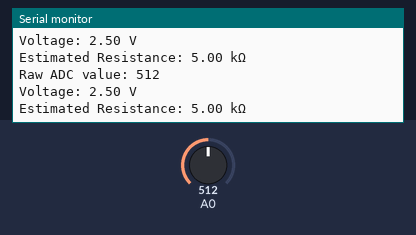
A sketch run on a simulated Arduino Uno, built with avr-gcc and run on an emulated ATmega328P. Parts: the last lines printed to the serial monitor. The test bench sets the inputs (shaded band); at power-on: A0 = 512.

Above: at 1.2 s.
1.3 s: A0 set to 107
At 1.76 s:
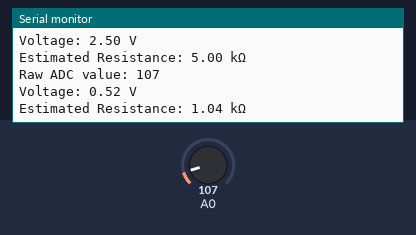
4.3 s: A0 set to 95
At 4.82 s:
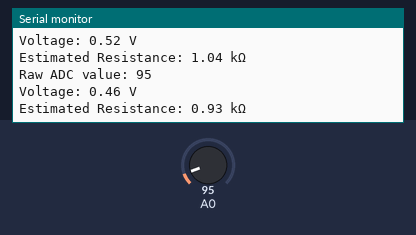
Timing chart, 0 to 7.3 s (numbered marks = the images above; inputs shaded):
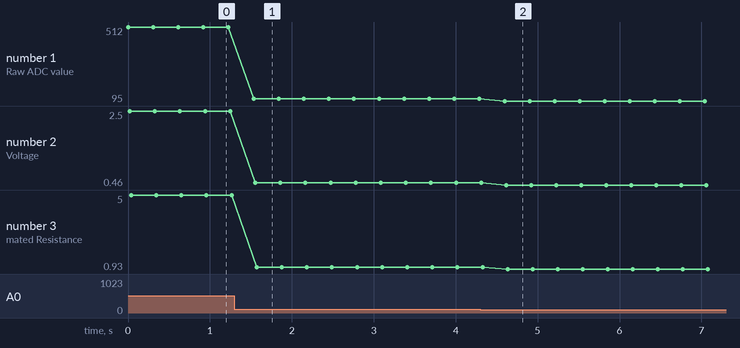

The sketch:

Potentiometer.ino
```cpp
/*
 * Reading a Potentiometer (Variable Resistor) with Arduino
 * ---------------------------------------------------------
 * This program reads an analog voltage from pin A0, converts it to:
 *   - A raw ADC value (0–1023)
 *   - A voltage in volts (0–5V)
 *   - An estimated resistance value (0–10kΩ)
 *
 * Hardware Setup:
 * - Connect one side of the potentiometer to GND
 * - The other side to 5V
 * - The middle pin (wiper) to analog pin A0
 */

void setup() {
  Serial.begin(9600);  // Start serial communication at 9600 bps
}

void loop() {
  int value = analogRead(A0);  // Read raw analog value (0–1023)
  Serial.print("Raw ADC value: ");
  Serial.println(value);

  // Convert raw value to voltage (in millivolts, then to volts)
  float voltage = map(value, 0, 1023, 0, 5000);  // 0–5V scaled to 0–5000 mV
  Serial.print("Voltage: ");
  Serial.print(voltage / 1000.0);  // Convert to volts
  Serial.println(" V");

  // Estimate resistance (assuming 10kΩ potentiometer)
  float resistor = map(value, 0, 1023, 0, 10000);  // Map to 0–10,000 ohms
  Serial.print("Estimated Resistance: ");
  Serial.print(resistor / 1000.0);  // Convert to kilo-ohms
  Serial.println(" kΩ");

  Serial.println();  // Empty line for spacing
  delay(300);        // Delay for readability
}
```

Measured:
- after the input at 1.3 s, the serial monitor: prints a new line after 0.23 s (image 1)
- after the input at 4.3 s, the serial monitor: prints a new line after 0.30 s (image 2)
- plotted number 1: 512 → 107 after the input at 1.3 s, 107 → 95 after the input at 4.3 s
- plotted number 2: 2.5 → 0.52 after the input at 1.3 s, 0.52 → 0.46 after the input at 4.3 s
- plotted number 3: 5 → 1.04 after the input at 1.3 s, 1.04 → 0.93 after the input at 4.3 s
